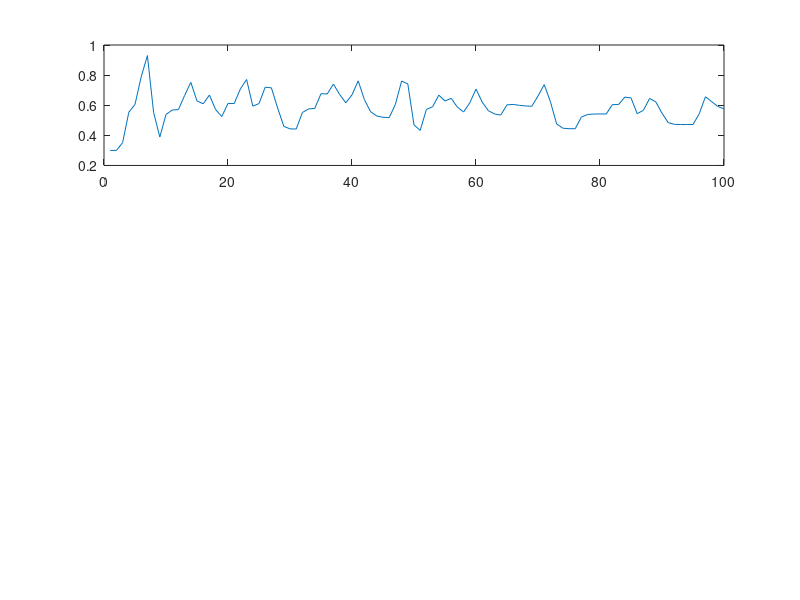

This chart was generated by the following MATLAB code: (Note: this script raises an error after producing the figure.)
clc; clear; clf; close all;

%% LearningAlgorithmCode.m Explanation:

% Is the m file name suggest. This is a code that I wrote to implement the 
% learning algorithm explained in the research paper. The code includes two
% phases. A phase of simulating data, and then a phase of estimating the 
% system parameters f,g,h.

%% Generating Data Phase:

% To Control Random Number Generator
rng(10)

iter = 100;

x = zeros(iter,1);
y = zeros(iter,1);
s = zeros(2, iter);

x(1) = 2;
y(1) = 1;
s(:,1) = [x(1) ; y(1)];

f_exact = 0.5;
g_exact = 1;
h_exact = 2;

% Using u as a random response instead of the commented impulse response

u = zeros(iter, 1); 
u = randi([0,1], [1,iter]);

% for i = 1:iter
%     if i == 1
%         %u(i) = 1;
%     else
%         %u(i) = 0;
%     end
% end

d = zeros(iter, 1);

for i = 2:iter 
    x(i) = f_exact*x(i-1) + g_exact*u(i);
    y(i) = h_exact*x(i);
    s(:, i) = [x(i) ; y(i)];
end

for i = 1:iter
    d(i) = y(i);
end

%% Estimating the System Parameters: 
% Note: I used the explicit scheme.

n = 0.1; % learning rate 
f = zeros(iter, 1);
g = zeros(iter, 1);
h = zeros(iter, 1);
f(1) = 0.3;
g(1) = 0.7;
h(1) = 1;


e = zeros(iter, 1);
yhat = zeros(iter, 1);
yhat(1) = 1;


for i = 2:iter % # of iterations 
    f(i) = f(i-1) + n*e(i-1)*yhat(i-1); % yhat(i-1) = I*s(:, i-1)
    g(i) = g(i-1) + n*e(i-1)*h(i-1)*u(i);
    h(i) = h(i-1) + n*e(i-1)*(yhat(i-1)/h(i-1));
    yhat(i) = f(i)*yhat(i-1) + h(i)*g(i)*u(i);
    e(i) = d(i) - yhat(i);
end

%% Plotting and Calculating Errors

Error_f = zeros(iter, 1);
Error_g = zeros(iter, 1);
Error_h = zeros(iter, 1);

for i = 1:iter
    Error_f(i) = ((abs(f(i) - f_exact))/f_exact)*100;
    Error_g(i) = ((abs(g(i) - g_exact))/g_exact)*100;
    Error_h(i) = ((abs(h(i) - h_exact))/h_exact)*100;
end

Error = [Error_f, Error_g, Error_h];

figure('Name', 'Estimates of f,g,h')
% Figure 1 (Estimates of f,g,h for 100 Iterations)

subplot(3,1,1)
plot([1:100]', f)
yline(0.5, '--r', 'f')
axis([-inf inf 0 2.5])
xlabel('Number of Iterations')
ylabel('f Value')
title('Estimates of f for 100 Iterations')

subplot(3,1,2)
plot([1:100]', g)
yline(1, '--r', 'g')
axis([-inf inf 0 2.5])
xlabel('Number of Iterations')
ylabel('g Value')
title('Estimates of g for 100 Iterations')

subplot(3,1,3)
plot([1:100]', h)
yline(2, '--r', 'h')
axis([-inf inf 0 2.5])
xlabel('Number of Iterations')
ylabel('h Value')
title('Estimates of h for 100 Iterations')

table([1:100]', f, Error_f, g, Error_g, h, Error_h, 'VariableNames', ...
    {'iteration', 'f est.', 'f Error%', 'g est.', 'g Error%', 'h est.', ...
    'h Error%'})

% To export .eps figure 
print -depsc fghestimatesLA 
